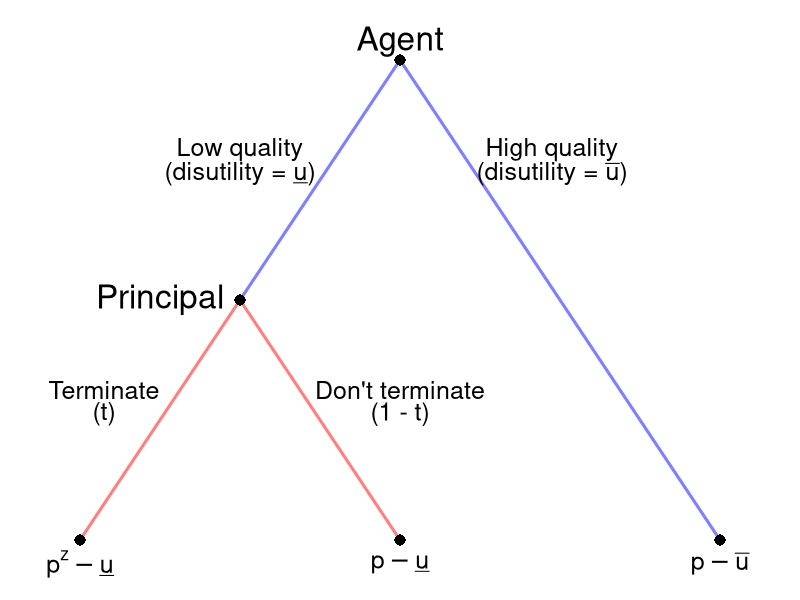

The R script that drew this image:
require(shape)
pdf(file = "information_power/info_gametree.pdf", width = 9, height = 7)

#Set parameters for graphics
axislabelsize <- 1.5
labelsize <- 2
actionlabelsize <- 1.5
graphlinewidth <- 3
segmentlinewidth <- 2
nodesize <- 1.5
fadelevel <- 1

col_agent = c(rgb(0, 0, 1, 0.5), rgb(1, 0, 0, 0.5))

par(mar =  c(0, 0, 0, 0))

xlims <- c(0, 10)
ylims <- c(0, 10)

npts <- 501 
x <- seq(xlims[1], xlims[2], length.out = npts)
y <- seq(ylims[1], ylims[2], length.out = npts) 

plot(0, 0, xlim = xlims, ylim = ylims, type = "n",
     xlab = expression(paste("")),
     ylab = expression(paste("")), 
     xaxt = "n", 
     yaxt = "n", 
     cex.lab = axislabelsize, 
     bty = "n",
     xaxs = "i", 
     yaxs = "i")

ticksy <- seq(from = 0, to = ylims[2], by = 2)
ylabels <- seq(from = 0, to = ylims[2], by = 2)
ticksx <- seq(from = 0, to = xlims[2], by = 2)
xlabels <- seq(from = 0, to = xlims[2], by = 2)

# Agent
segments(5, 9, 3, 5, col = col_agent[1], lty = 1, lwd = 3)
segments(5, 9, 9, 1, lty = 1, col = col_agent[1], lwd = graphlinewidth)


# Principal
segments(3, 5, 1, 1, lty = 1, col = col_agent[2], lwd = graphlinewidth)
segments(3, 5, 5, 1, lty = 1, col = col_agent[2], lwd = graphlinewidth)

#Initial node
points(5, 9, pch = 16, cex = nodesize)

#P1 Nodes
points(3, 5, pch = 16, cex = nodesize)

#P2 Terminal Nodes
points(1, 1, pch = 16, cex = nodesize)
points(5, 1, pch = 16, cex = nodesize)
points(9, 1, pch = 16, cex = nodesize)

text(5, 9.3, expression(paste("Agent")), cex = labelsize)
text(3, 7.5, expression(paste("Low quality")), cex = actionlabelsize)
text(3, 7.1, expression(paste("(disutility = ", underline(u), ")")), cex = actionlabelsize)
text(6.9, 7.5, expression(paste("High quality")), cex = actionlabelsize)
text(6.9, 7.1, expression(paste("(disutility = ", bar(u), ")")), cex = actionlabelsize)


text(2, 5, expression(paste("Principal")), cex = labelsize)
text(1.3, 3.5, expression(paste("Terminate")), cex = actionlabelsize)
text(1.3, 3.1, expression(paste("(t)")), cex = actionlabelsize)
text(5, 3.5, expression(paste("Don't terminate")), cex = actionlabelsize)
text(5, 3.1, expression(paste("(1 - t)")), cex = actionlabelsize)

#Payoffs 
text(1, .6, expression(p^z - underline(u)), cex = actionlabelsize)
text(5, .6, expression(p - underline(u)), cex = actionlabelsize)
text(9, .6, expression(p - bar(u)), cex = actionlabelsize)



dev.off()
